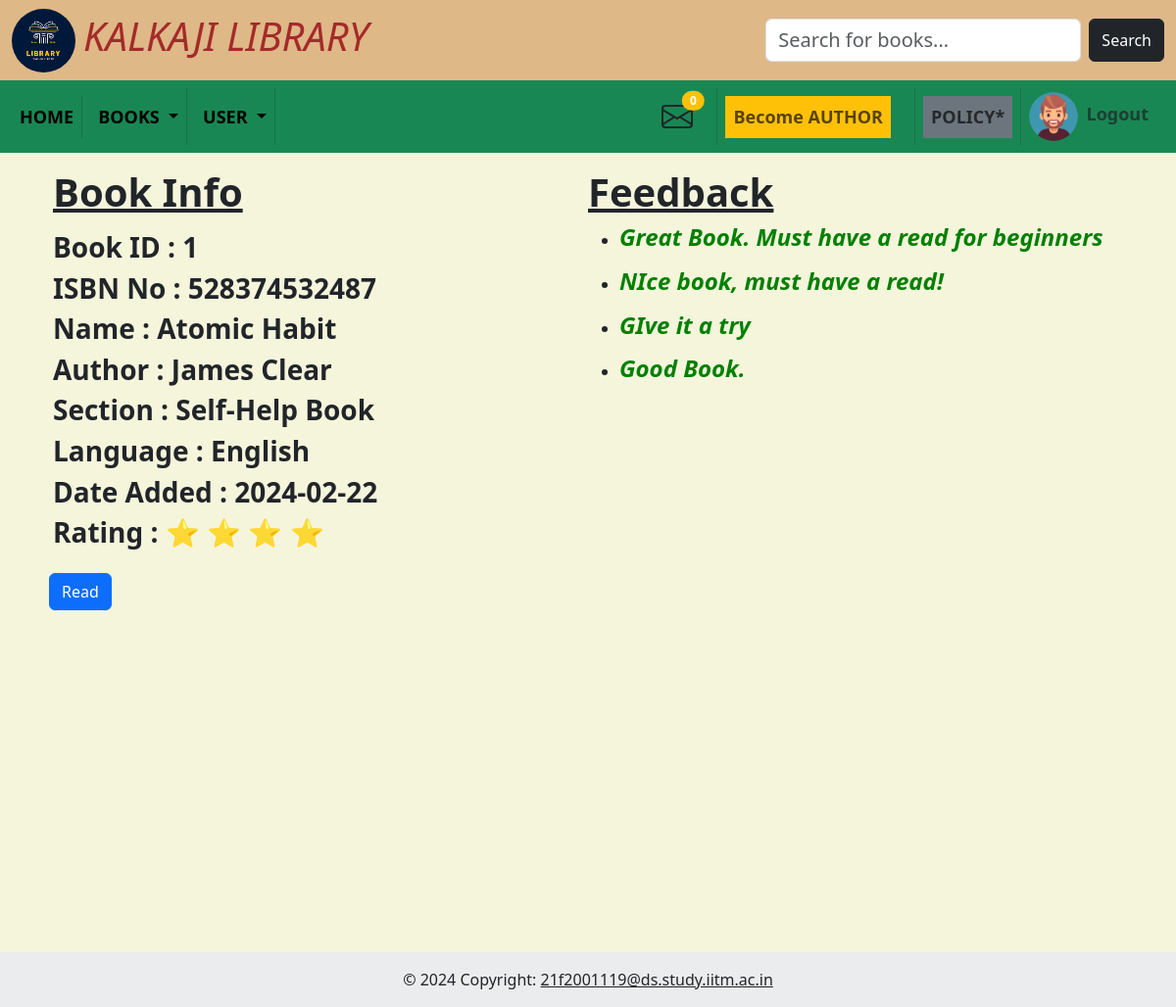
The app's page /show/1 with its own data.
### models/model.py (models this page shows)
class Book(db.Model):
    __tablename__ = "book"
    id = db.Column(db.Integer, autoincrement=True, nullable=False, primary_key=True)
    isbn = db.Column(db.Integer, unique=True, nullable=False)
    name = db.Column(db.String, nullable=False)
    content = db.Column(db.String)
    author_name = db.Column(db.String)
    section = db.Column(db.Integer, db.ForeignKey("sections.id"), nullable=False)
    language = db.Column(db.String)
    date_added = db.Column(db.Date)
    rating = db.Column(db.Integer)
    enrollments = db.relationship("Enrollments", back_populates="book")
    ratings = db.relationship("Rating", backref="book")
    sections = db.relationship('Sections', backref='books')

class Sections(db.Model):
    __tablename__ = "sections"
    id = db.Column(db.Integer, autoincrement=True, primary_key=True)
    name = db.Column(db.String, nullable=False, unique=True)
    date_created = db.Column(db.Date)
    description = db.Column(db.String)

class Feedback(db.Model):
    __tablename__ = "feedback"
    id = db.Column(db.Integer, autoincrement=True, primary_key=True)
    book_id = db.Column(db.Integer, db.ForeignKey("book.id"), nullable=False)
    feedback = db.Column(db.String)

### controllers/books.py (the view)
@app.route("/show/<int:id>")
def show(id):
    book = Book.query.filter_by(id=id).first()
    feedbacks = Feedback.query.filter_by(book_id=id).all()
    return render_template("show/<int:id>.html", book=book, feedbacks=feedbacks)

### controllers/admin.py (called while the page is built)
@app.before_request
def before_req():
    if "admin" not in session and request.endpoint in admin_routes:
        return redirect("/admin_login")
    elif "user_id" not in session and request.endpoint in user_routes:
        return redirect("/user_login")

### controllers/index.py (called while the page is built)
@app.context_processor
def inject_admin():
    admin1 = 1
    admin0 = 0
    req = Book_req.query.all()
    msg = Messages.query.filter_by(user_id=session.get('user_id')).all()
    return dict(admin1=admin1, admin0=admin0, req=len(req), msg=len(msg))

### templates/show/<int:id>.html
{% include 'base.html' %}
<div class="container mt-3 d-flex flex-column min-vh-100">
    <div class="container d-flex">
        <div class="col-6">
            <h1 class="fw-bold text-decoration-underline">Book Info</h1>
            <h3 class="fw-bold mt-3">
                Book ID : {{ book.id }}
            </h3>
            <h3 class="fw-bold">
                ISBN No : {{ book.isbn }}
            </h3>
            <h3 class="fw-bold">
                Name : {{ book.name }}
            </h3>
            <h3 class="fw-bold">
                Author : {{ book.author_name }}
            </h3>
            <h3 class="fw-bold">
                Section : {{ book.sections.name }}
            </h3>
            <h3 class="fw-bold">
                Language : {{ book.language }}
            </h3>
            <h3 class="fw-bold">
                Date Added : {{ book.date_added }}
            </h3>
            <h3 class="fw-bold">
                Rating :
                {% if book.rating is not none %}
                {% for i in range(book.rating) %}
                ⭐
                {% endfor %}
                {% endif %}
            </h3>
        </div>
        <div class="col-6">
            <h1 class="fw-bold text-decoration-underline">Feedback</h1>
            {% for feedback in feedbacks %}
            <ul>
                <li><h4><span style="color: green;" class="fw-bold fst-italic">{{ feedback.feedback }}</span></h4></li>
            </ul>
            {% endfor %}
        </div>
    </div>
    <div class="mb-4 mt-3">
        <a href="/book-id/{{book.id}}" class="btn btn-primary ms-2">Read</a>
    </div>
</div>
{% include 'footer.html' %}

### static/global.css (style rules this page uses)
body { background-color: beige; }

### records on screen
Book: id "1", isbn "528374532487", name "Atomic Habit", author_name "James Clear", language "English", date_added "2024-02-22", rating 4 (drawn)
Sections: sections.name "Self-Help Book"
Feedback: feedback "Great Book. Must have a read for beginners"
Feedback: feedback "NIce book, must have a read!"
Feedback: feedback "GIve it a try"
Feedback: feedback "Good Book."

### other values on screen
{{ msg }} "0"
